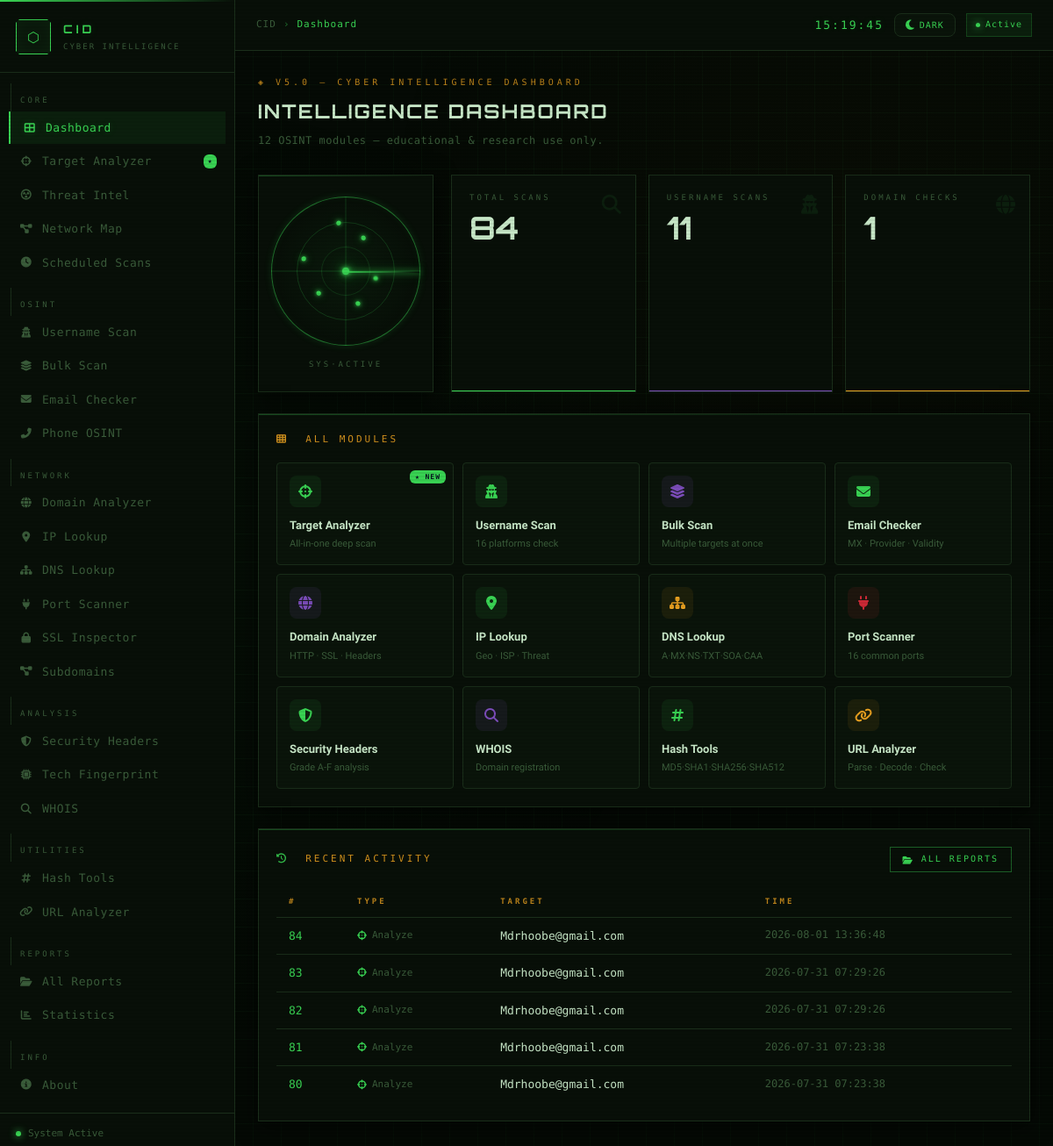
The page / (signed in) on the database as committed earlier.
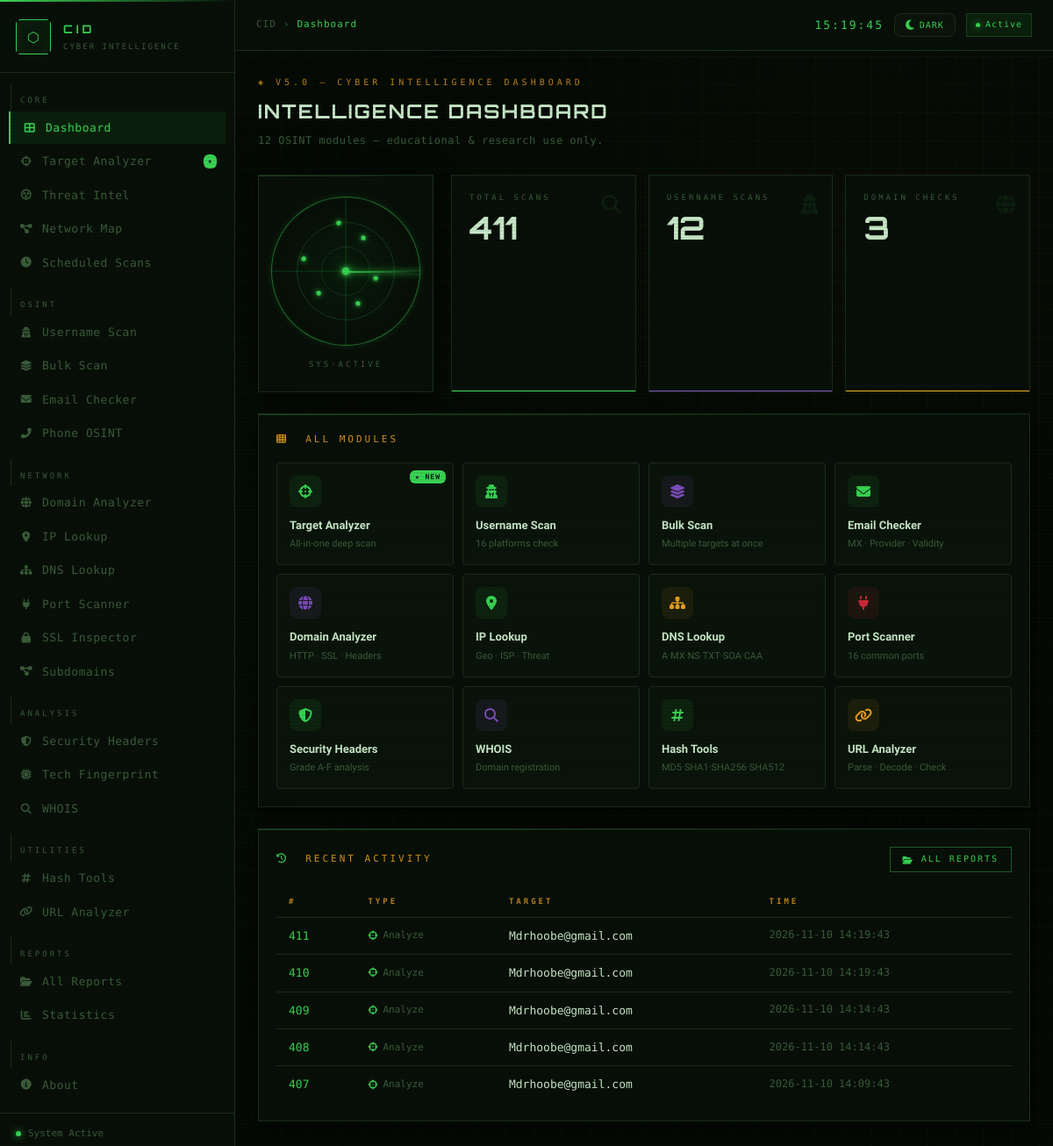
The same page on the database as committed later.
### tables this page shows
CREATE TABLE reports (
                id        INTEGER PRIMARY KEY AUTOINCREMENT,
                type      TEXT NOT NULL,
                target    TEXT NOT NULL,
                results   TEXT NOT NULL DEFAULT '{}',
                summary   TEXT DEFAULT '{}',
                timestamp TEXT NOT NULL
            );

### app.py (the view)
@app.route('/')
@login_required
def dashboard():
    total, uname, domain = count_reports()
    return render_template('dashboard.html', total=total, uname=uname,
                           domain=domain, recent=get_recent_reports(5), active='dashboard')

### app.py (called while the page is built)
def login_required(f):
    @wraps(f)
    def decorated(*args, **kwargs):
        if not session.get('logged_in'):
            return redirect(url_for('login'))
        return f(*args, **kwargs)
    return decorated

### db.py (called while the page is built)
def get_conn():
    conn = sqlite3.connect(DB_PATH)
    conn.row_factory = sqlite3.Row
    return conn

def get_recent_reports(limit=5):
    with get_conn() as conn:
        rows = conn.execute('SELECT * FROM reports ORDER BY id DESC LIMIT ?', (limit,)).fetchall()
    return [_to_dict(r) for r in rows]

def count_reports():
    with get_conn() as conn:
        total  = conn.execute('SELECT COUNT(*) FROM reports').fetchone()[0]
        uname  = conn.execute("SELECT COUNT(*) FROM reports WHERE type='username'").fetchone()[0]
        domain = conn.execute("SELECT COUNT(*) FROM reports WHERE type='domain'").fetchone()[0]
    return total, uname, domain

def _to_dict(row):
    if row is None: return None
    d = dict(row)
    for f in ('results', 'summary'):
        try:    d[f] = json.loads(d[f])
        except: d[f] = {}
    return d

### templates/dashboard.html (shortened to what the changed rows need)
{% extends "base.html" %}
{% block content %}
<div class="page-hdr">
  <h1 class="page-title">Intelligence Dashboard</h1>
</div>
<div style="display:grid;grid-template-columns:200px 1fr;gap:20px;margin-bottom:24px;">
  <div style="display:grid;grid-template-columns:repeat(3,1fr);gap:14px;">
    <div class="stat-card c-green">
      <div class="stat-lbl">Total Scans</div>
      <div class="stat-val">{{ total }}</div>
      <div class="stat-icon"><i class="fas fa-search"></i></div>
    </div>
    <div class="stat-card c-violet">
      <div class="stat-lbl">Username Scans</div>
      <div class="stat-val">{{ uname }}</div>
      <div class="stat-icon"><i class="fas fa-user-secret"></i></div>
    </div>
    <div class="stat-card c-amber">
      <div class="stat-lbl">Domain Checks</div>
      <div class="stat-val">{{ domain }}</div>
      <div class="stat-icon"><i class="fas fa-globe"></i></div>
    </div>
  </div>
</div>
<div class="card" style="margin-bottom:24px;">
  <div style="display:grid;grid-template-columns:repeat(4,1fr);gap:10px;">
    {% for route, icon, color, name, desc, is_new in tools %}
    <a href="{{ url_for(route) }}"
       style="display:flex;flex-direction:column;gap:10px;padding:14px;
              background:var(--bg-input);border:1px solid var(--border);border-radius:var(--r);
              text-decoration:none;color:var(--text);transition:all .2s;position:relative;overflow:hidden;"
       onmouseover="this.style.borderColor='var(--{{ color }})';this.style.background='rgba(0,200,255,.04)';this.style.transform='translateY(-2px)'"
       onmouseout="this.style.borderColor='var(--border)';this.style.background='var(--bg-input)';this.style.transform='translateY(0)'">
      {% if is_new %}
      <span style="position:absolute;top:8px;right:8px;background:var(--cyan);color:#07101f;
                   font-size:8px;font-family:var(--font-mono);font-weight:700;padding:1px 6px;
                   border-radius:6px;letter-spacing:1px;">★ NEW</span>
      {% endif %}
      <div style="width:36px;height:36px;border-radius:8px;background:var(--{{ color }}-dim);
                  color:var(--{{ color }});display:flex;align-items:center;justify-content:center;font-size:16px;">
        <i class="{{ icon }}"></i>
      </div>
      <div>
        <div style="font-weight:600;font-size:13px;color:var(--text-hi);">{{ name }}</div>
        <div style="font-size:11px;color:var(--text-dim);margin-top:2px;">{{ desc }}</div>
      </div>
    </a>
    {% endfor %}
  </div>
</div>
<div class="card">
  {% if recent %}
  <table class="data-table">
    <thead><tr><th>#</th><th>Type</th><th>Target</th><th>Time</th></tr></thead>
    <tbody>
      {% set type_icons = {'username':'fas fa-user-secret','domain':'fas fa-globe',
         'analyze':'fas fa-crosshairs','ip_lookup':'fas fa-map-marker-alt',
         'email':'fas fa-envelope','whois':'fas fa-search','dns':'fas fa-sitemap',
         'port_scan':'fas fa-plug','headers':'fas fa-shield-alt'} %}
      {% for r in recent %}
      <tr>
        <td class="mono" style="color:var(--text-dim);">
          <a href="{{ url_for('view_report', report_id=r.id) }}" style="color:var(--cyan);">{{ r.id }}</a>
        </td>
        <td>
          <span style="font-family:var(--font-mono);font-size:11px;color:var(--text-dim);display:flex;align-items:center;gap:6px;">
            <i class="{{ type_icons.get(r.type, 'fas fa-search') }}" style="color:var(--cyan);"></i>
            {{ r.type.replace('_',' ').title() }}
          </span>
        </td>
        <td class="mono" style="color:var(--text-hi);">
          <a href="{{ url_for('view_report', report_id=r.id) }}" style="color:var(--text-hi);">{{ r.target }}</a>
        </td>
        <td style="color:var(--text-dim);font-size:12px;">{{ r.timestamp }}</td>
      </tr>
      {% endfor %}
    </tbody>
  </table>
  {% else %}
  <div class="empty-state" style="padding:40px;">
    <div class="empty-icon"><i class="fas fa-satellite-dish"></i></div>
    <div class="empty-title">No activity yet</div>
    <div class="empty-text">Start with <a href="{{ url_for('analyze') }}">Target Analyzer</a></div>
  </div>
  {% endif %}
</div>
{% endblock %}

Rows that differ between the two databases and show on the page:
no longer on this page (row unchanged): reports: id "84", type.replace "Analyze", target "Mdrhoobe@gmail.com", timestamp "2026-08-01 13:36:48"
no longer on this page (row unchanged): reports: id "83", type.replace "Analyze", target "Mdrhoobe@gmail.com", timestamp "2026-07-31 07:29:26"
no longer on this page (row unchanged): reports: id "82", type.replace "Analyze", target "Mdrhoobe@gmail.com", timestamp "2026-07-31 07:29:26"
no longer on this page (row unchanged): reports: id "81", type.replace "Analyze", target "Mdrhoobe@gmail.com", timestamp "2026-07-31 07:23:38"
no longer on this page (row unchanged): reports: id "80", type.replace "Analyze", target "Mdrhoobe@gmail.com", timestamp "2026-07-31 07:23:38"
added reports: id "411", type.replace "Analyze", target "Mdrhoobe@gmail.com", timestamp "2026-11-10 14:19:43"
added reports: id "410", type.replace "Analyze", target "Mdrhoobe@gmail.com", timestamp "2026-11-10 14:19:43"
added reports: id "409", type.replace "Analyze", target "Mdrhoobe@gmail.com", timestamp "2026-11-10 14:14:43"
added reports: id "408", type.replace "Analyze", target "Mdrhoobe@gmail.com", timestamp "2026-11-10 14:14:43"
added reports: id "407", type.replace "Analyze", target "Mdrhoobe@gmail.com", timestamp "2026-11-10 14:09:43"
Other text that changed with them:
{{ total }}: "84" → "411"
{{ uname }}: "11" → "12"
{{ domain }}: "1" → "3"
